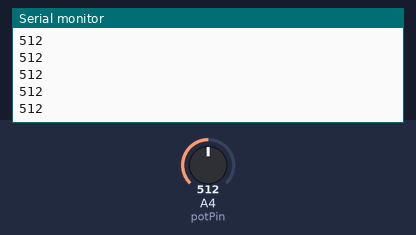
Recording of a sketch running on a simulated Arduino Uno, built with avr-gcc and run on an emulated ATmega328P. Parts: the last lines printed to the serial monitor. The test bench sets the inputs (shaded band); at power-on: A4 (potPin) = 512.

Above: at 1.2 s.
1.3 s: A4 (potPin) set to 716
At 2.0 s:
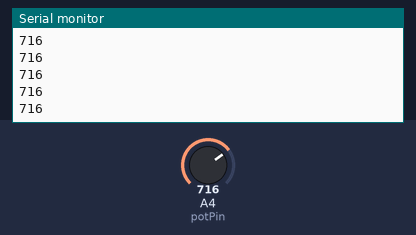
2.8 s: A4 (potPin) set to 900
At 3.4 s:
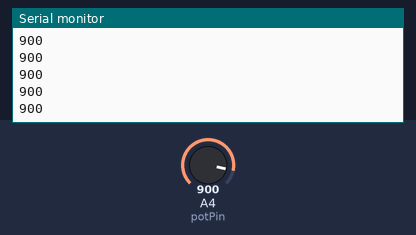
Timing chart, 0 to 5.8 s (numbered marks = the images above; inputs shaded):
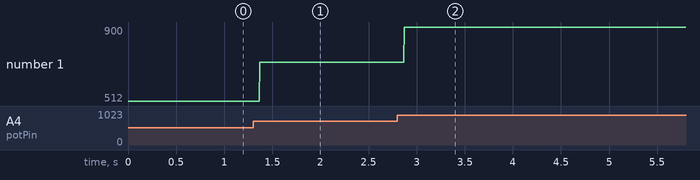

The sketch:

alt-pong-arduino.ino
```cpp
//initialize the input pin for the potentiometer
const int potPin = A4;

//initialize the value of the inputs
int potVal = 0;

void setup() {
  //set the first potentiometer as an input
  pinMode(potPin, INPUT);

  //begin serial monitor
  Serial.begin(9600);
}

void loop() {
  //read the analog value of the potentiometer
  potVal = analogRead(potPin);
  delay(1);

  //print the value of the potentiometer to serial
  Serial.println(potVal);

}
```

Measured:
- after the input at 1.3 s, the serial monitor: prints a new line after 0.07 s (image 1)
- after the input at 2.8 s, the serial monitor: prints a new line after 0.07 s (image 2)
- plotted number 1: 512 → 716 after the input at 1.3 s, 716 → 900 after the input at 2.8 s
